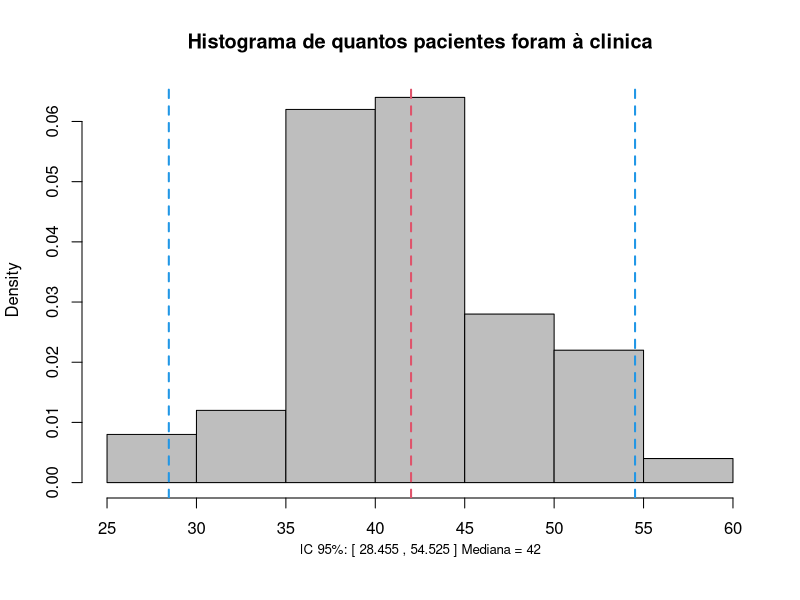
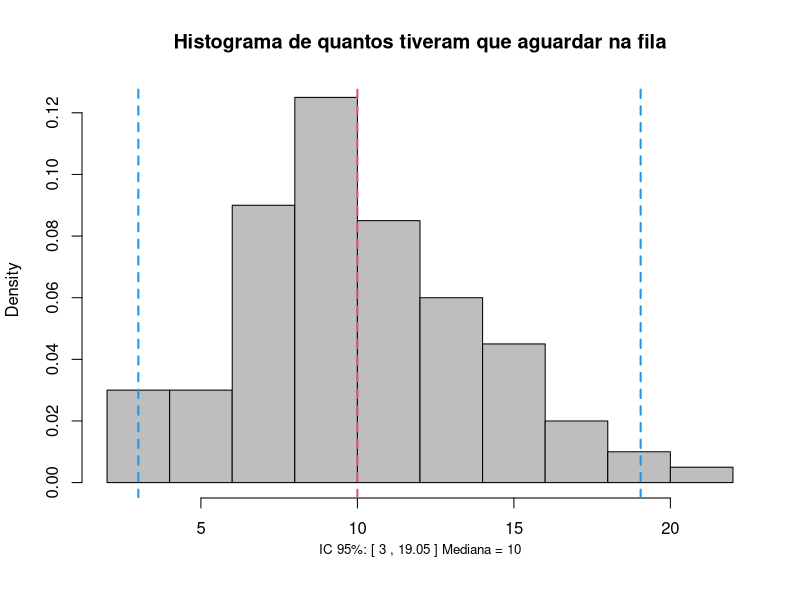
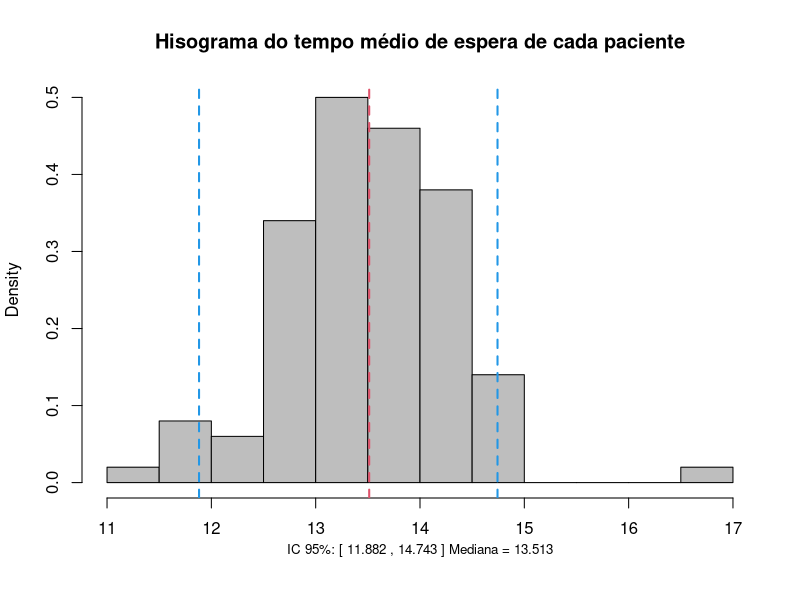
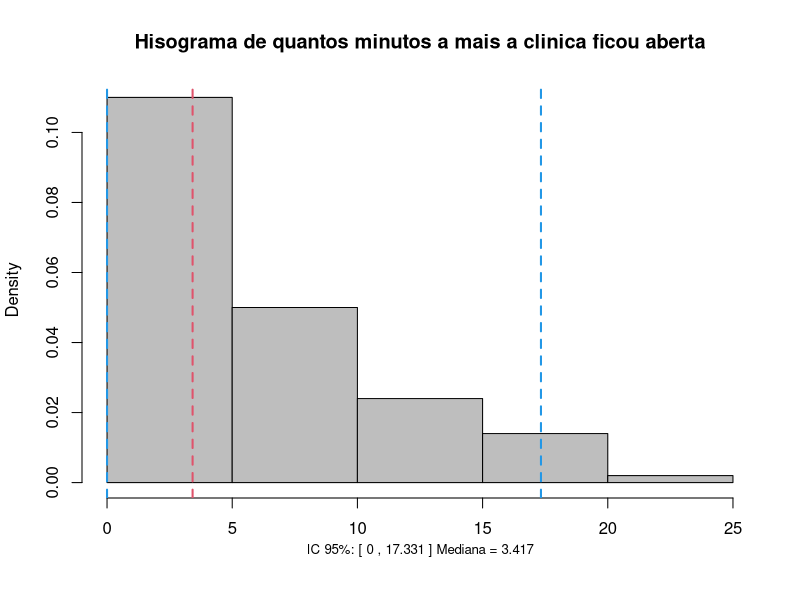

Generate these figures, in order, with R:
## ---- chunk 1
knitr::opts_chunk$set(eval = TRUE, echo = TRUE)
## ---- chunk 2

# Limpa a área de trabalho
Respostas <- function()
{
  rm(list = ls())
  lambda <- 1/10
  duracao <- 60*7 # de 9 a 16 se passam 7 horas
  t <- 0 #tempo percorrido
  n <- 0 #número de pessoas no sistema (fila + atendimento)
  ta <- c(rexp(1,rate = lambda)) #tempo de entrada de cada paciente por ordem de chegada
  td = NULL #tempo de partida de cada paciente por ordem de chegada
  tld <- c(Inf,Inf) # tempo da ultimo partida dos dois consultórios
  finished <- FALSE
  tempoMedioDeEspera = 0
  tempoFechou = 0 #tempo que o pronto atendimento terminou os atendimentos
  numeroPacientes = 0
  aguardou=0
  
  while(!finished){
    #As duas primeiras condicionais servem para ver a ordem dos acontecimentos, executando o código nessa ordem
    if ((ta[numeroPacientes+1] <= tld[1])&&(ta[numeroPacientes+1] <= duracao)) {
      t <- ta[numeroPacientes+1]
      numeroPacientes <- numeroPacientes+1
      n <- n+1
      #Claro que se um conaultório estiver desocupado quando o paciente chegar ele irá direto ao consultório
      if (n == 1 || n == 2) {
        tld[n] = t + runif(1, min = 5, max = 20)
        td <- c(td, tld[n])
        #Mantem-se sempre os tempos dos ultimos que sairam atualizados em ordem do menor para o maior
        tld = sort.int(tld)
        
        }
    ta <- c(ta, t + rexp(1,rate = lambda))
  }
  else if ((tld[1] < ta[numeroPacientes+1])&&(tld[1] <= duracao)) {
    t <- tld[1]
    n <- n-1
    #Se após a saída dessa pessoa tiver apenas uma ou nem uma pessoa, então o consultório fica vago e na proxima iteração não há prospecção de saída de paciente dele
    if (n == 0 || n == 1){
      tld[1] <- Inf
      tld = sort.int(tld)
    }
    else {
      td <- c(td, t + runif(1, min = 5, max = 20))
      aguardou=aguardou+1
    }
  }
    #Se um dos tempos ultrapassar o horário de duração então não há mais chegadas e repete-se o processo até não haver mais pacientes sobrando
  else if ((min(ta[numeroPacientes+1],tld[1]) > duracao) && (n > 0)) {
    while(n>0){
      t <- tld[1]
      n <- n-1
      if (n > 1) 
        {
          tld[1] <- t + runif(1,min = 5.0, max = 20)
          td = c(td,tld[1])
          tld = sort.int(tld)
      }
      if(n==1)
      {
        tld[1] = Inf
        tld = sort.int(tld)
      }
    }
  }
  else {
      tempoFechou = max(t-duracao,0)
      finished = TRUE
    }
  }
  tempoMedioDeEspera=mean(td-ta[1:numeroPacientes])
  retorno=c(numeroPacientes,aguardou,tempoMedioDeEspera,tempoFechou)
}
## ---- chunk 3
numeroPacientes=rep(0,100)
aguardou=rep(0,100)
tempoMedioDeEspera=rep(0,100)
horaFechou=rep(0,100)

for (i in 1:100)
{
  t<-Respostas()
  numeroPacientes[i] = t[1]
  aguardou[i] = t[2]
  tempoMedioDeEspera[i] = t[3]
  horaFechou[i] = t[4]
}
#Visualização dos resutados

#Calcula das medianass
my.NumeroPacientes = round(median(numeroPacientes), 3)
my.Aguardaram = round(median(aguardou), 3)
my.TempoMedioDeEspera = round(median(tempoMedioDeEspera),3)
my.TempoFechamento = round(median(horaFechou), 3)

#Calculo dos intervalos de confiança de 95% para a mediana de cada resposta

numeroPacientes.IC95 <- round(quantile(numeroPacientes, probs = c(0.0225, 0.975)), 3)
aguardou.IC95 <- round(quantile(aguardou, probs = c(0.0225, 0.975)), 3)
tempoMedioDeEspera.IC95 <- round(quantile(tempoMedioDeEspera, probs = c(0.0225, 0.975)), 3)
horaFechou.IC95 <- round(quantile(horaFechou, probs = c(0.0225, 0.975)), 3)

#Construção dos histogramas dos resultados obtidos
  hist(numeroPacientes, freq = FALSE,
       xlab = "",
       col = "gray", 
     main = "Histograma de quantos pacientes foram à clinica")
  #Anotações nos graficos
  mtext(paste("IC 95%: [", numeroPacientes.IC95[1],",", numeroPacientes.IC95[2], "]", "Mediana =", my.NumeroPacientes), 
        side=1, line =2, cex = 0.8)
  abline(v = my.NumeroPacientes, col = 2, lwd = 2, lty = "dashed")
  abline(v = numeroPacientes.IC95, 
         col = 4, lwd = 2, lty = "dashed")
  
  hist(aguardou, freq = FALSE,
       xlab = "",
       col = "gray", 
     main = "Histograma de quantos tiveram que aguardar na fila")
  #Anotações nos graficos
  mtext(paste("IC 95%: [", aguardou.IC95[1],",", aguardou.IC95[2], "]", "Mediana =", my.Aguardaram), 
        side=1, line =2, cex = 0.8)
  abline(v = my.Aguardaram, col = 2, lwd = 2, lty = "dashed")
  abline(v = aguardou.IC95, 
         col = 4, lwd = 2, lty = "dashed")
  
  hist(tempoMedioDeEspera, freq = FALSE,
       xlab = "",
       col = "gray", 
     main = "Hisograma do tempo médio de espera de cada paciente")
  #Anotações nos graficos
  mtext(paste("IC 95%: [", tempoMedioDeEspera.IC95[1],",", tempoMedioDeEspera.IC95[2], "]", "Mediana =", my.TempoMedioDeEspera), 
        side=1, line =2, cex = 0.8)
  abline(v = my.TempoMedioDeEspera, col = 2, lwd = 2, lty = "dashed")
  abline(v = tempoMedioDeEspera.IC95, 
         col = 4, lwd = 2, lty = "dashed")
  
  hist(horaFechou, freq = FALSE,
       xlab = "",
       col = "gray", 
     main = "Hisograma de quantos minutos a mais a clinica ficou aberta")
  #Anotações nos graficos
  mtext(paste("IC 95%: [", horaFechou.IC95[1],",", horaFechou.IC95[2], "]", "Mediana =", my.TempoFechamento), 
        side=1, line =2, cex = 0.8)
  abline(v = my.TempoFechamento, col = 2, lwd = 2, lty = "dashed")
  abline(v = horaFechou.IC95, 
         col = 4, lwd = 2, lty = "dashed")

